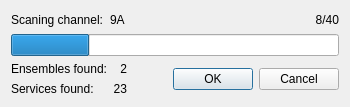
<?xml version="1.0" encoding="UTF-8"?>
<ui version="4.0">
 <class>BandScanDialog</class>
 <widget class="QDialog" name="BandScanDialog">
  <property name="windowModality">
   <enum>Qt::ApplicationModal</enum>
  </property>
  <property name="geometry">
   <rect>
    <x>0</x>
    <y>0</y>
    <width>350</width>
    <height>107</height>
   </rect>
  </property>
  <property name="windowTitle">
   <string>Band scan</string>
  </property>
  <layout class="QGridLayout" name="gridLayout_2">
   <item row="0" column="0" colspan="3">
    <layout class="QHBoxLayout" name="horizontalLayout_3">
     <item>
      <layout class="QHBoxLayout" name="horizontalLayout_2">
       <item>
        <widget class="QLabel" name="scanningLabel">
         <property name="text">
          <string>Scaning channel:</string>
         </property>
        </widget>
       </item>
       <item>
        <widget class="QLabel" name="progressChannel">
         <property name="text">
          <string>9A</string>
         </property>
        </widget>
       </item>
      </layout>
     </item>
     <item>
      <widget class="QLabel" name="progressLabel">
       <property name="text">
        <string>8/40</string>
       </property>
       <property name="alignment">
        <set>Qt::AlignRight|Qt::AlignTrailing|Qt::AlignVCenter</set>
       </property>
      </widget>
     </item>
    </layout>
   </item>
   <item row="2" column="2">
    <widget class="QDialogButtonBox" name="buttonBox">
     <property name="standardButtons">
      <set>QDialogButtonBox::Cancel|QDialogButtonBox::Ok</set>
     </property>
    </widget>
   </item>
   <item row="2" column="0">
    <layout class="QGridLayout" name="gridLayout">
     <item row="1" column="0">
      <widget class="QLabel" name="servicesFoundLabel">
       <property name="text">
        <string>Services found:</string>
       </property>
      </widget>
     </item>
     <item row="1" column="1">
      <widget class="QLabel" name="numServicesFoundLabel">
       <property name="text">
        <string>23</string>
       </property>
       <property name="alignment">
        <set>Qt::AlignRight|Qt::AlignTrailing|Qt::AlignVCenter</set>
       </property>
      </widget>
     </item>
     <item row="0" column="0">
      <widget class="QLabel" name="ensemblesFoundLabel">
       <property name="text">
        <string>Ensembles found:</string>
       </property>
      </widget>
     </item>
     <item row="0" column="1">
      <widget class="QLabel" name="numEnsemblesFoundLabel">
       <property name="text">
        <string>2</string>
       </property>
       <property name="alignment">
        <set>Qt::AlignRight|Qt::AlignTrailing|Qt::AlignVCenter</set>
       </property>
      </widget>
     </item>
    </layout>
   </item>
   <item row="1" column="0" colspan="3">
    <widget class="QProgressBar" name="progressBar">
     <property name="value">
      <number>24</number>
     </property>
     <property name="textVisible">
      <bool>false</bool>
     </property>
    </widget>
   </item>
   <item row="2" column="1">
    <spacer name="horizontalSpacer_2">
     <property name="orientation">
      <enum>Qt::Horizontal</enum>
     </property>
     <property name="sizeHint" stdset="0">
      <size>
       <width>40</width>
       <height>20</height>
      </size>
     </property>
    </spacer>
   </item>
  </layout>
 </widget>
 <resources/>
 <connections/>
</ui>
